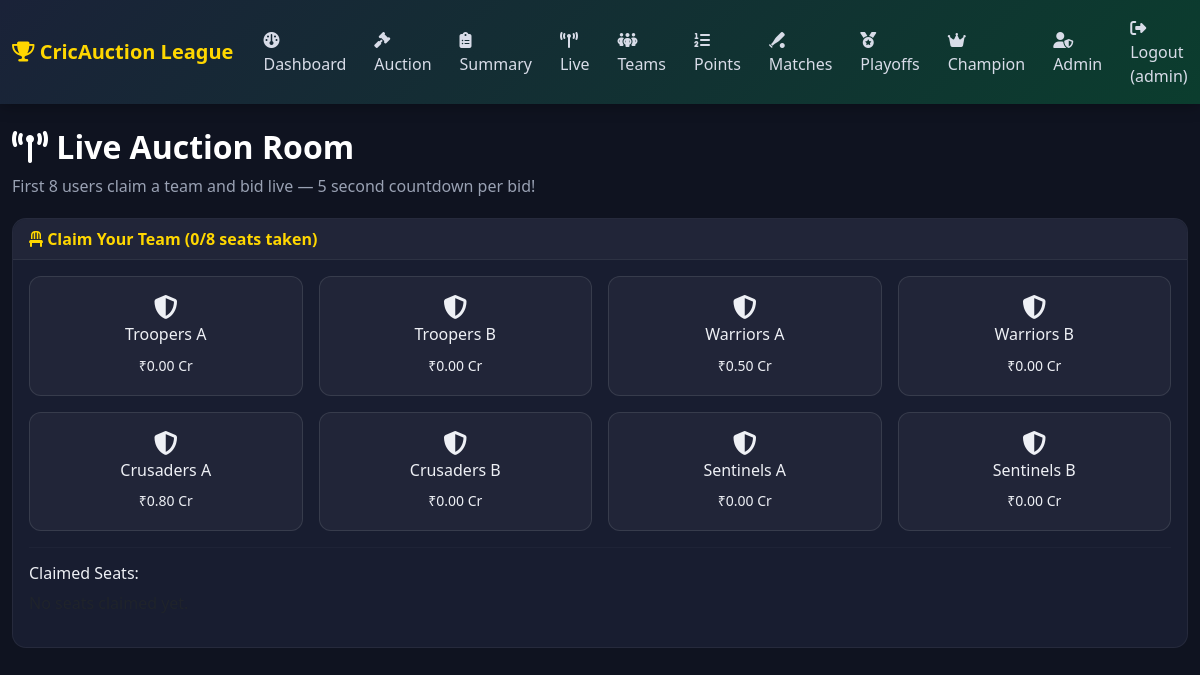
Screenshot of /live-auction (signed in) with the database file from the repository.
### tables this page shows
CREATE TABLE teams (
            id             INTEGER PRIMARY KEY AUTOINCREMENT,
            name           TEXT UNIQUE NOT NULL,
            budget         REAL    NOT NULL DEFAULT 120,
            matches_played INTEGER DEFAULT 0,
            wins           INTEGER DEFAULT 0,
            losses         INTEGER DEFAULT 0,
            points         INTEGER DEFAULT 0,
            nrr            REAL    DEFAULT 0.0
        );

### backend/routes/live_auction_routes.py (the view)
@live_bp.route("/live-auction")
@login_required
def live_auction_room():
    conn = get_db_connection()
    cur = get_cursor(conn)
    cur.execute("SELECT * FROM auction_seats WHERE user_id = ?", (session["user_id"],))
    my_seat = cur.fetchone()
    cur.execute("SELECT COUNT(*) as c FROM auction_seats")
    seats_taken = cur.fetchone()["c"]
    cur.execute("""
        SELECT auction_seats.*, teams.name as team_name
        FROM auction_seats JOIN teams ON auction_seats.team_id = teams.id
    """)
    all_seats = cur.fetchall()
    claimed_team_ids = [s["team_id"] for s in all_seats]
    cur.execute("SELECT * FROM teams")
    all_teams = cur.fetchall()
    available_teams = [t for t in all_teams if t["id"] not in claimed_team_ids]
    cur.close()
    conn.close()
    return render_template("live_auction.html",
        my_seat=my_seat,
        seats_taken=seats_taken,
        all_seats=all_seats,
        available_teams=available_teams,
        max_seats=8)

### backend/models.py (called while the page is built)
def get_db_connection():
    conn = sqlite3.connect(DB_PATH)
    conn.row_factory = sqlite3.Row
    conn.execute("PRAGMA journal_mode=WAL")
    conn.execute("PRAGMA foreign_keys=ON")
    return conn

def get_cursor(conn):
    return conn.cursor()

### backend/routes/admin_routes.py (called while the page is built)
def login_required(f):
    @wraps(f)
    def wrapper(*args, **kwargs):
        if "user_id" not in session:
            return redirect(url_for("auth.login"))
        return f(*args, **kwargs)
    return wrapper

### frontend/templates/live_auction.html (shortened to what this page needs)
{% extends "base.html" %}
{% block content %}
<div class="page-header animate-fadein">
    <h2><i class="fa-solid fa-tower-broadcast"></i> Live Auction Room</h2>
    <p>First 8 users claim a team and bid live — 5 second countdown per bid!</p>
</div>
{% if not my_seat %}
<div class="card content-card animate-fadein">
    <div class="card-header">
        <i class="fa-solid fa-chair"></i> Claim Your Team ({{ seats_taken }}/{{ max_seats }} seats taken)
    </div>
    <div class="card-body">
        {% if seats_taken >= max_seats %}
        <div class="alert alert-danger">All 8 seats are taken! You can spectate the live auction below.</div>
        {% else %}
        <div class="row g-3" id="teamSeatGrid">
            {% for t in available_teams %}
            <div class="col-md-3 col-6">
                <button class="seat-team-btn" onclick="claimSeat({{ t['id'] }})">
                    <i class="fa-solid fa-shield-halved"></i>
                    <h6>{{ t['name'] }}</h6>
                    <small>₹{{ "%.2f"|format(t['budget']) }} Cr</small>
                </button>
            </div>
            {% endfor %}
        </div>
        {% endif %}
        <hr class="my-3" style="border-color: rgba(255,255,255,0.1);">
        <h6>Claimed Seats:</h6>
        <div class="row g-2">
            {% for s in all_seats %}
            <div class="col-md-3 col-6">
                <div class="mini-budget-box">
                    <strong>{{ s['team_name'] }}</strong>
                    <div><i class="fa-solid fa-user"></i> {{ s['username'] }}</div>
                </div>
            </div>
            {% else %}
            <p class="text-muted">No seats claimed yet.</p>
            {% endfor %}
        </div>
    </div>
</div>
{% endif %}
{% endblock %}

### frontend/static/css/style.css (style rules this page uses)
* { box-sizing: border-box; }
body { font-family: 'Segoe UI', Tahoma, Geneva, Verdana, sans-serif; background: #0f1320; color: #eef0f5; }
.page-header { margin-bottom: 20px; }
.page-header h2 { font-weight: 700; color: #fff; }
.page-header p { color: #99a1b3; }
.animate-fadein { animation: cardFadeIn 0.5s ease both; }
.content-card { background: #181d30; border: 1px solid rgba(255,255,255,0.06); border-radius: 14px; color: #eef0f5; }
.content-card .card-header { background: rgba(255,255,255,0.04); border-bottom: 1px solid rgba(255,255,255,0.06); font-weight: 600; color: #ffd700; border-radius: 14px 14px 0 0 !important; }

### frontend/templates/live_auction.html (style rules this page uses)
.seat-team-btn { width: 100%; background: rgba(255,255,255,0.04); border: 1px solid rgba(255,255,255,0.1); border-radius: 12px; padding: 18px 10px; color: #eef0f5; text-align: center; transition: all 0.25s ease; cursor: pointer; }
.seat-team-btn i { font-size: 24px; margin-bottom: 6px; display: block; }

### rows the page displays
teams: name "Troopers A", budget "0.00"
teams: name "Troopers B", budget "0.00"
teams: name "Warriors A", budget "0.50"
teams: name "Warriors B", budget "0.00"
teams: name "Crusaders A", budget "0.80"
teams: name "Crusaders B", budget "0.00"
teams: name "Sentinels A", budget "0.00"
teams: name "Sentinels B", budget "0.00"

### other values shown
{{ session.get('username') }} "admin"
{{ seats_taken }} "0"
{{ max_seats }} "8"
